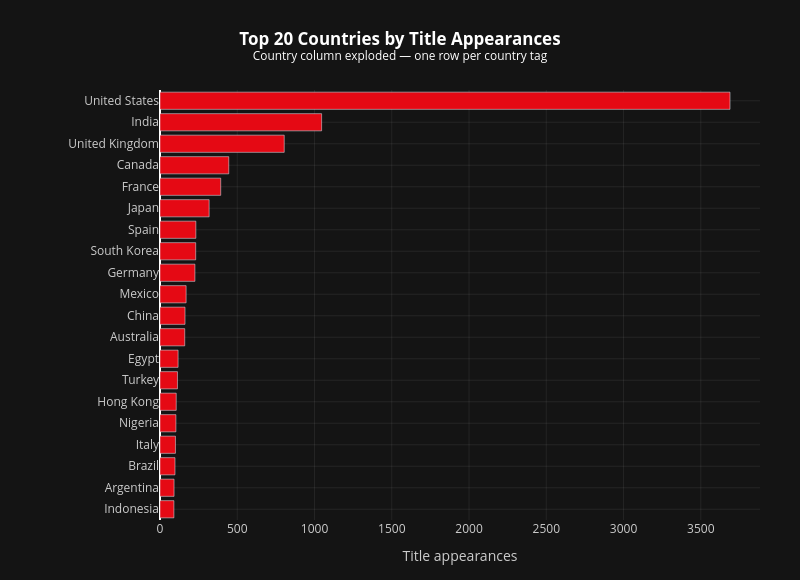

This figure's notebook cell:
### Markdown cell above
The `rating` column turned out to be a mix of two separate systems. US movies are rated by the MPA (G, PG, PG-13, R, NC-17), while TV shows use the TV Parental Guidelines (TV-Y, TV-G, TV-PG, TV-14, TV-MA), introduced in 1997 and since voluntarily adopted by streaming services including Netflix ([Wikipedia — TV Parental Guidelines](https://en.wikipedia.org/wiki/TV_Parental_Guidelines); [MPA film ratings](https://www.motionpictures.org/film-ratings/)). Netflix applies TV ratings to films that never received an official MPA certificate, and that affected 4,435 movies in this dataset. Only 4 TV show rows had MPAA labels and needed the reverse treatment. Mappings used: TV-MA → R, TV-14 → PG-13, TV-PG → PG, TV-G/TV-Y → G, TV-Y7/TV-Y7-FV → PG, and the reverse for TV shows (R → TV-MA, PG-13 → TV-14, PG → TV-PG, G → TV-G).

Three rows had duration strings ("66 min", "74 min", "84 min") sitting in the `rating` field, a fairly obvious data entry error. Those were set to NaN and dropped from the chart. Three rows out of 8,807 don't affect any downstream analysis, and Figure 3 is not impacted.

On the movie side, R is the biggest category at 2,859 titles (~47% of all movies). PG-13 is second at 1,917 (~31%). Those two adult-facing ratings together cover about 78% of the film catalog. G and PG combined come to around 21%. For TV shows, TV-MA leads at 1,147 titles (~44%), with TV-14 at 733 (~28%), putting about 72% of series in the two most mature categories. The children's tiers (TV-Y, TV-Y7, TV-G) make up roughly 18% of TV shows.

Both panels lean the same way: the catalog is predominantly adult content. Kids and family titles are present, though they take up a small share of the total. The same mature skew shows up again in Figure 3, where it gets sliced by time and genre.

### Code cell
country_exploded = (
    consolidated_df[['type', 'country']]
    .dropna(subset=['country'])
    .assign(country=lambda d: d['country'].str.split(', '))
    .explode('country')
    .assign(country=lambda d: d['country'].str.strip())
)

total_rows = len(consolidated_df)
rows_with_country = consolidated_df['country'].notna().sum()
coverage_pct = rows_with_country / total_rows
print(f"Rows with country data: {rows_with_country:,} / {total_rows:,}  ({coverage_pct:.1%})")

top20_countries = (
    country_exploded.groupby('country')
    .size()
    .sort_values(ascending=False)
    .head(20)
)

# For context: how many unique countries exist
n_unique = country_exploded['country'].nunique()
print(f"Unique countries in dataset: {n_unique}")
print("\nTop 20 countries (title appearances after explode):")
print(top20_countries.to_string())

top20_names = top20_countries.index.tolist()[::-1]  # reversed for horizontal bar

fig_country = go.Figure(go.Bar(
    y=top20_names,
    x=top20_countries[::-1].values.tolist(),
    orientation='h',
    marker_color='#E50914',
    hovertemplate='<b>%{y}</b>: %{x:,}<extra></extra>',
))

fig_country.update_layout(
    title=dict(
        text='<b>Top 20 Countries by Title Appearances</b><br>'
             '<sup>Country column exploded — one row per country tag</sup>',
        x=0.5, xanchor='center', font=dict(color='white'),
    ),
    xaxis=dict(title=dict(text='Title appearances', font=dict(color='#cccccc')),
               tickfont=dict(color='#cccccc'), gridcolor='rgba(255,255,255,0.07)'),
    yaxis=dict(tickfont=dict(color='#cccccc'), gridcolor='rgba(255,255,255,0.07)'),
    plot_bgcolor='#141414', paper_bgcolor='#141414',
    showlegend=False,
    margin=dict(t=90, b=60, l=160, r=40),
    width=800, height=580,
)

fig_country.write_image('./figures/country_distribution.png', scale=2)
fig_country.show()

### Figure 1 — Plotly figure (JSON) as saved in the notebook; plotly's stock layout.template omitted (floating-point values rounded to 4 significant figures)
{"data": [{"hovertemplate": "<b>%{y}</b>: %{x:,}<extra></extra>", "marker": {"color": "#E50914"}, "orientation": "h", "type": "bar", "x": [90, 91, 97, 100, 103, 105, 113, 117, 160, 162, 169, 226, 231, 232, 318, 393, 445, 804, 1046, 3689], "y": ["Indonesia", "Argentina", "Brazil", "Italy", "Nigeria", "Hong Kong", "Turkey", "Egypt", "Australia", "China", "Mexico", "Germany", "South Korea", "Spain", "Japan", "France", "Canada", "United Kingdom", "India", "United States"]}], "layout": {"height": 580, "margin": {"b": 60, "l": 160, "r": 40, "t": 90}, "paper_bgcolor": "#141414", "plot_bgcolor": "#141414", "showlegend": false, "title": {"font": {"color": "white"}, "text": "<b>Top 20 Countries by Title Appearances</b><br><sup>Country column exploded — one row per country tag</sup>", "x": 0.5, "xanchor": "center"}, "width": 800, "xaxis": {"gridcolor": "rgba(255,255,255,0.07)", "tickfont": {"color": "#cccccc"}, "title": {"font": {"color": "#cccccc"}, "text": "Title appearances"}}, "yaxis": {"gridcolor": "rgba(255,255,255,0.07)", "tickfont": {"color": "#cccccc"}}}}
